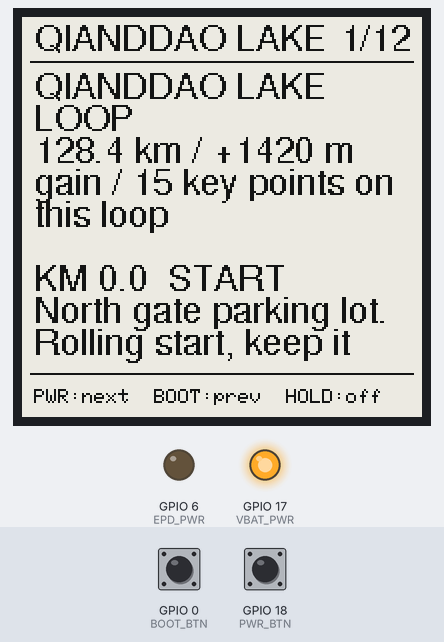
This sketch was run on a simulated ESP32-S3. Shown: 200×200 one-colour display, output pins drawn as LEDs (lit = HIGH). The test bench sets the inputs (shaded band); at power-on: GPIO 0 (BOOT_BTN) HIGH, GPIO 18 (PWR_BTN) HIGH. What the sketch prints to the serial monitor is not drawn.

Above: at 2.6 s.

The sketch:

01_Paging.ino
```cpp
/*
 * 第 1 步：长文本 -> 自动分页 -> 按键翻页
 *
 * 硬件：微雪 ESP32-S3-ePaper-1.54（V2 版，200x200）
 *   面板 GDEY0154D67 / 驱动 IC SSD1681 / GxEPD2 类 GxEPD2_154_GDEY0154D67
 *
 * ------------------------------------------------------------------
 * 这一步要验证什么（只验证这三件事，别的都不碰）
 *   1. 一段放不下的长文本，能不能自动切成多页
 *   2. 按 PWR 键能不能翻到下一页（考验墨水屏刷新）
 *   3. 翻到最后一页 / 第一页时边界对不对
 *
 * 故意不做的事：
 *   - 不显示中文（中文字库是独立的坑，等这一步通了再单独做）
 *   - 不用 SD 卡（文本先写死在固件里，少一个变量）
 *   - 不接 deep sleep（先证明"能翻"，再优化"省电"）
 * ------------------------------------------------------------------
 * 按键（全用板载按键，不用接线）：
 *   PWR 键  短按        -> 下一页
 *   PWR 键  按住 1.5 秒 -> 关机（显示 OFF -> GPIO17 拉低断电）
 *   BOOT 键 短按        -> 上一页
 *
 * 【电源铁律】这块板是固件自锁电源（不是 IP5306）：
 *   GPIO17 BAT_Control  高 = 维持电池供电，低 = 断电
 *   必须是 setup() 的第一件事，漏了就是"插 USB 正常、电池一松手就白屏"
 *
 * 【按键铁律】墨水屏全刷要 2 秒，这 2 秒里 loop() 是卡住的，轮询根本读不到按键。
 *   所以 PWR / BOOT 都挂了 GPIO 中断，按下和松开各记一个时间戳。
 *   刷新结束后 loop() 才去消费这些事件 —— 这 2 秒里按的键一个都不会丢。
 * ------------------------------------------------------------------
 * 上传前想看效果：在电脑上跑
 *     python tools/preview_paging.py
 *   会把每一页原样渲染成 PNG，不用烧录就能看排版。
 */

#include <GxEPD2_BW.h>
#include <Adafruit_GFX.h>
#include <Fonts/FreeSans9pt7b.h>
#include <Fonts/FreeMonoBold18pt7b.h>
#include <esp_system.h>   // esp_reset_reason()

// ---- 字体（想换字形/字号，只改下面这两行，别的地方都不用动）----
// 候选都在 Documents\Arduino\libraries\Adafruit_GFX_Library\Fonts\ 里：
//   FreeSans9pt7b / FreeSans12pt7b / FreeSansBold9pt7b / FreeSansBold12pt7b
//   FreeMono9pt7b / FreeMono12pt7b / FreeMonoBold9pt7b ...
// 换更大/更粗的字体后，记得跟着改下面的 LINE_H（行高）和 LINES_PER_PAGE（每页几行），
// 否则会行重叠或超出页脚。改完先跑预览器看，确认 over=0 再烧录。
// 电脑端预览器会读这两行，所以预览和屏幕永远一致。
#define BODY_FONT  FreeSans9pt7b        // 页眉 + 正文
#define BIG_FONT   FreeMonoBold18pt7b   // 关机时那个 OFF 大字

// ---- 屏幕引脚（官方 user_config.h 确认，别改）----
#define EPD_PWR   6
#define EPD_BUSY  8
#define EPD_RST   9
#define EPD_DC   10
#define EPD_CS   11
#define EPD_SCK  12
#define EPD_MOSI 13

// ---- 电源 / 按键 ----
#define VBAT_PWR 17   // BAT_Control：HIGH = 维持供电
#define PWR_BTN  18   // BAT_KEY：按下 = LOW
#define BOOT_BTN  0   // BOOT 键：按下 = LOW

#define EPD_W 200
#define EPD_H 200

// ---- 排版参数 ----
// 这份数值同时在电脑端预览器里被读取（tools/preview_paging.py），
// 改这里 = 预览和屏幕一起变，不会对不上。
#define RB_TITLE      "QIANDDAO LAKE"
#define RB_FOOTER     "PWR:next  BOOT:prev  HOLD:off"

#define MAX_LINES       220   // 最多存多少行
#define LINE_LEN         72   // 单行最多多少字符（含结尾 0）
#define BODY_X            6   // 正文左边距
#define BODY_MAX_W      188   // 正文可用宽度 = 200 - 6 - 6
#define BODY_TOP_Y       40   // 第一行基线
#define LINE_H           16   // 行高
#define LINES_PER_PAGE    9   // 每页几行

// ---- 按键时间 ----
#define SHORT_MIN_MS     60   // 短于这个算抖动，丢掉
#define LONG_MS        1500   // 按住这么久 = 关机
#define BOOT_GUARD_MS  3000   // 开机缓冲：这 3 秒内不响应按键

// ---- 翻页用不用局部刷新 ----
//   0 = 全刷，约 2.0 秒，画面干净，无残影（先用这个验证正确性）
//   1 = 局部刷，约 0.5 秒，快 4 倍，但会累积残影
// 改这一个数字只重新编译本文件，不会重编整个核心（前提：构建缓存还在）
#define FAST_PARTIAL     0

GxEPD2_BW<GxEPD2_154_GDEY0154D67, GxEPD2_154_GDEY0154D67::HEIGHT>
  display(GxEPD2_154_GDEY0154D67(EPD_CS, EPD_DC, EPD_RST, EPD_BUSY));

// ==================================================================
// 待分页的长文本。\n 分段，\n\n 空行会保留成空行。
// 现在是 ASCII 英文（先用现成字体跑通链路），
// 中文要等第 2 步上点阵中文字库。
// 注意：这里不要手动折行！一行写到底，交给下面的代码按屏幕宽度自动折，
//       手动折 + 自动折会折两次，冒出 "points" 这种孤字。
// ==================================================================
static const char *SAMPLE_TEXT =
"QIANDDAO LAKE LOOP\n"
"128.4 km / +1420 m gain / 15 key points on this loop\n"
"\n"
"KM 0.0  START\n"
"North gate parking lot. Rolling start, keep it easy for the first 10 km until the legs wake up.\n"
"\n"
"KM 8.6  FEED 1\n"
"Water and a banana. Refill both bottles here, the next shop is 30 km away. Toilet behind the shop.\n"
"\n"
"KM 17.2  CLIMB 1\n"
"4.1 km at 5.2 percent. Hold a steady tempo and watch for loose gravel on the inside of the corners.\n"
"\n"
"KM 24.0  SUMMIT 1\n"
"Good photo spot. Then a 6.3 km descent at minus 7.8 percent. Brake early, two corners are blind.\n"
"\n"
"KM 34.5  TURN\n"
"Sharp left immediately after the stone bridge. Easy to miss, look for the blue sign on the fence.\n"
"\n"
"KM 41.8  FEED 2\n"
"Noodles and a cola. Sit down for ten minutes before the next climb, this is the last real stop.\n"
"\n"
"KM 52.3  CLIMB 2\n"
"6.8 km at 4.6 percent. A long grind rather than a steep one, keep the cadence above 70 rpm.\n"
"\n"
"KM 63.1  SUMMIT 2\n"
"Highest point of the whole loop. Put the wind jacket on before you start descending, it is cold.\n"
"\n"
"KM 70.0  DESCENT\n"
"9.2 km at minus 6.5 percent on fresh tarmac. Good grip, but the surface changes at the bottom.\n"
"\n"
"KM 82.4  FEED 3\n"
"Water only, keep this stop short. The hard part of the day is still ahead of you.\n"
"\n"
"KM 95.6  CLIMB 3\n"
"3.2 km at 6.9 percent. This is the steep one. Drop into the smallest gear and spin it out.\n"
"\n"
"KM 101.0  SUMMIT 3\n"
"Last climb done. 27 km to go and it is mostly flat from here, so settle into a rhythm.\n"
"\n"
"KM 112.5  FLAT\n"
"Open headwind section along the water. Find a group and share the work, do not fight it alone.\n"
"\n"
"KM 122.0  FINAL TURN\n"
"Right turn into the lake road. Traffic here, stay in single file and keep your line.\n"
"\n"
"KM 128.4  FINISH\n"
"Back at the north gate. Loop closed. Good job, go eat something.\n"
"\n"
"--- END OF ROADBOOK ---\n";

// ==================================================================
static char lines[MAX_LINES][LINE_LEN];
static int  lineCount = 0;
static int  pageCount = 0;
static int  curPage   = 0;

// ------------------------------------------------------------------
// 【修 bug 2 的核心】用字体的真实 xAdvance 算宽度
//
// 之前用的是 display.getTextBounds()，但它量的是"当前字体"。
// buildLines() 跑在 setFont() 之前，所以量出来的是内置 5x7 字体的宽度
// （每个字符约 6px），而真正画出来的是 FreeSans9pt7b（小写字母约 10px）。
// 宽度被低估了近一半 -> 以为塞得下 -> 实际溢出 -> Adafruit_GFX 自动换行
// -> 换行后行距用的是字体的 yAdvance(22px) 而不是我们的 LINE_H(16px)
// -> 和下一行重叠。
//
// 现在直接读字体表里的 xAdvance，和屏幕上画出来的宽度完全一致，与当前字体无关。
// ------------------------------------------------------------------
static uint16_t textWidth(const char *s) {
  uint16_t w = 0;
  for (; *s; s++) {
    uint8_t c = (uint8_t)*s;
    if (c < BODY_FONT.first || c > BODY_FONT.last) continue;
    w += pgm_read_byte(&BODY_FONT.glyph[c - BODY_FONT.first].xAdvance);
  }
  return w;
}

// 一个词长到一行放不下时，最多能截几个字符（至少 1 个，避免死循环）
static int fitChars(const char *p, int len) {
  int k = 0;
  uint16_t w = 0;
  while (k < len) {
    uint8_t c = (uint8_t)p[k];
    uint16_t adv = 0;
    if (c >= BODY_FONT.first && c <= BODY_FONT.last)
      adv = pgm_read_byte(&BODY_FONT.glyph[c - BODY_FONT.first].xAdvance);
    if ((uint32_t)w + adv > BODY_MAX_W) break;
    w += adv;
    k++;
  }
  return k > 0 ? k : 1;
}

static void pushLine(const char *p, int len) {
  if (lineCount >= MAX_LINES) return;
  if (len < 0) len = 0;
  if (len > LINE_LEN - 1) len = LINE_LEN - 1;
  memcpy(lines[lineCount], p, len);
  lines[lineCount][len] = '\0';
  while (len > 0 && lines[lineCount][len - 1] == ' ') {   // 去掉行尾空格
    lines[lineCount][--len] = '\0';
  }
  lineCount++;
}

// 把一段文字按屏幕宽度折行，存进 lines[]
static void wrapParagraph(const char *p, int len) {
  if (len == 0) { pushLine("", 0); return; }   // 空行保留

  int i = 0;
  while (i < len) {
    while (i < len && p[i] == ' ') i++;
    if (i >= len) break;

    int start = i;
    int lastFit = -1;
    int j = i;

    while (j < len) {
      while (j < len && p[j] != ' ') j++;      // 走到词尾
      int n = j - start;
      if (n > LINE_LEN - 1) n = LINE_LEN - 1;
      char buf[LINE_LEN];
      memcpy(buf, p + start, n);
      buf[n] = '\0';

      if (textWidth(buf) <= BODY_MAX_W) lastFit = j;   // 这词塞得下
      else break;                                      // 塞不下，停

      j++;                                     // 跳过空格，看下一个词
    }

    if (lastFit < 0) lastFit = start + fitChars(p + start, len - start);

    pushLine(p + start, lastFit - start);
    i = lastFit;
  }
}

// 全部行的字符校验和，用来跟电脑端预览器对账
static uint16_t layoutChecksum() {
  uint16_t chk = 0;
  for (int i = 0; i < lineCount; i++) {
    for (const char *s = lines[i]; *s; s++)
      chk = (uint16_t)(chk * 31u + (uint8_t)*s);
    chk = (uint16_t)(chk * 31u + 0xFFu);        // 行分隔
  }
  return chk;
}

static void buildLines() {
  lineCount = 0;
  const char *p = SAMPLE_TEXT;
  while (*p) {
    const char *nl = strchr(p, '\n');
    int len = nl ? (int)(nl - p) : (int)strlen(p);
    wrapParagraph(p, len);
    if (!nl) break;
    p = nl + 1;
  }
  pageCount = (lineCount + LINES_PER_PAGE - 1) / LINES_PER_PAGE;
  if (pageCount < 1) pageCount = 1;

  // 自检：有没有还超宽的行（超了就会溢出/换行）
  uint16_t maxw = 0;
  int over = 0;
  for (int i = 0; i < lineCount; i++) {
    uint16_t w = textWidth(lines[i]);
    if (w > maxw) maxw = w;
    if (w > BODY_MAX_W) over++;
  }
  Serial.printf("layout: %d lines -> %d pages  maxw=%u/%d over=%d  chk=0x%04X\n",
                lineCount, pageCount, maxw, BODY_MAX_W, over, layoutChecksum());
}

// ------------------------------------------------------------------
// 画一页
// ------------------------------------------------------------------
static bool drawnOnce = false;

static void renderPage(int idx) {
  if (idx < 0) idx = 0;
  if (idx >= pageCount) idx = pageCount - 1;
  curPage = idx;

  char pbuf[16];
  snprintf(pbuf, sizeof(pbuf), "%d/%d", idx + 1, pageCount);

#if FAST_PARTIAL
  if (drawnOnce) display.setPartialWindow(0, 0, EPD_W, EPD_H);
  else           display.setFullWindow();
#else
  display.setFullWindow();
#endif

  display.firstPage();
  do {
    display.fillScreen(GxEPD_WHITE);
    display.setTextColor(GxEPD_BLACK);
    display.setFont(&BODY_FONT);

    // 页眉：左边标题，右边页码
    display.setCursor(BODY_X, 16);
    display.print(RB_TITLE);
    int16_t bx, by; uint16_t bw, bh;
    display.getTextBounds(pbuf, 0, 0, &bx, &by, &bw, &bh);
    display.setCursor(EPD_W - BODY_X - bw - bx, 16);
    display.print(pbuf);
    display.drawFastHLine(4, 22, EPD_W - 8, GxEPD_BLACK);

    // 正文
    int y = BODY_TOP_Y;
    for (int i = 0; i < LINES_PER_PAGE; i++) {
      int li = idx * LINES_PER_PAGE + i;
      if (li >= lineCount) break;
      display.setCursor(BODY_X, y);
      display.print(lines[li]);
      y += LINE_H;
    }

    // 页脚（用 5x7 内置字体，小一号才塞得下）
    display.drawFastHLine(4, 178, EPD_W - 8, GxEPD_BLACK);
    display.setFont();
    display.setTextColor(GxEPD_BLACK);
    display.setCursor(BODY_X, 186);
    display.print(RB_FOOTER);
    display.setFont(&BODY_FONT);
  } while (display.nextPage());

  drawnOnce = true;
  Serial.printf("page %d/%d%s\n", idx + 1, pageCount,
                FAST_PARTIAL ? " (partial)" : " (full)");
}

// 画一句大字（用于 OFF 提示）
static void renderBig(const char *msg) {
  display.setFullWindow();
  display.firstPage();
  do {
    display.fillScreen(GxEPD_WHITE);
    display.setTextColor(GxEPD_BLACK);
    display.setFont(&BIG_FONT);
    int16_t bx, by; uint16_t bw, bh;
    display.getTextBounds(msg, 0, 0, &bx, &by, &bw, &bh);
    display.setCursor((EPD_W - bw) / 2 - bx, (EPD_H - bh) / 2 - by);
    display.print(msg);
  } while (display.nextPage());
  drawnOnce = true;
}

static void powerOff() {
  Serial.println("power off");
  renderBig("OFF");
  delay(400);
  digitalWrite(VBAT_PWR, LOW);   // <- 电池模式下这里就断电了
}

static void nextPage() {
  if (curPage + 1 >= pageCount) { Serial.println("last page"); return; }
  renderPage(curPage + 1);
}

static void prevPage() {
  if (curPage == 0) { Serial.println("first page"); return; }
  renderPage(curPage - 1);
}

// ------------------------------------------------------------------
// 【修 bug 3 的核心】按键走中断，边沿永远不丢
//
// 全刷那 2 秒里 loop() 卡在 display.nextPage() 里，轮询看不到任何按键。
// 挂中断后，按下/松开各记一个时间戳，刷新一结束 loop() 立刻处理。
// ------------------------------------------------------------------
volatile uint8_t  pwrEvtDown = 0, pwrEvtUp = 0;
volatile uint32_t pwrDownMs  = 0, pwrUpMs  = 0;
volatile uint8_t  bootEvtDown = 0, bootEvtUp = 0;
volatile uint32_t bootDownMs  = 0, bootUpMs  = 0;
static volatile uint32_t lastPwrIsrMs = 0, lastBootIsrMs = 0;

void IRAM_ATTR pwrISR() {
  uint32_t now = millis();
  if (now - lastPwrIsrMs < 30) return;          // 去抖
  lastPwrIsrMs = now;
  if (digitalRead(PWR_BTN) == LOW) { pwrDownMs = now; pwrEvtDown = 1; }
  else                             { pwrUpMs   = now; pwrEvtUp   = 1; }
}

void IRAM_ATTR bootISR() {
  uint32_t now = millis();
  if (now - lastBootIsrMs < 30) return;
  lastBootIsrMs = now;
  if (digitalRead(BOOT_BTN) == LOW) { bootDownMs = now; bootEvtDown = 1; }
  else                              { bootUpMs   = now; bootEvtUp   = 1; }
}

// 把中断攒下的边沿取出来（取完即清）
static inline void takeEvents(bool &d, uint32_t &dms, bool &u, uint32_t &ums,
                              volatile uint8_t &fD, volatile uint32_t &tD,
                              volatile uint8_t &fU, volatile uint32_t &tU) {
  d = u = false; dms = ums = 0;
  noInterrupts();
  if (fD) { d = true; dms = tD; fD = 0; }
  if (fU) { u = true; ums = tU; fU = 0; }
  interrupts();
}

// ------------------------------------------------------------------
void setup() {
  // ===== 第 1 件事：锁住电池供电。不能挪到后面。 =====
  pinMode(VBAT_PWR, OUTPUT);
  digitalWrite(VBAT_PWR, HIGH);

  pinMode(PWR_BTN,  INPUT_PULLUP);
  pinMode(BOOT_BTN, INPUT_PULLUP);
  delay(30);

  attachInterrupt(digitalPinToInterrupt(PWR_BTN),  pwrISR,  CHANGE);
  attachInterrupt(digitalPinToInterrupt(BOOT_BTN), bootISR, CHANGE);

  Serial.begin(115200);
  delay(200);
  Serial.println();
  Serial.printf("boot - paging test (reset reason %d)\n", (int)esp_reset_reason());

  // 屏幕供电
  pinMode(EPD_PWR, OUTPUT);
  digitalWrite(EPD_PWR, LOW);
  delay(100);

  SPI.begin(EPD_SCK, -1, EPD_MOSI, -1);
  display.epd2.selectSPI(SPI, SPISettings(4000000, MSBFIRST, SPI_MODE0));
  display.init(115200);
  display.setRotation(0);
  display.setTextWrap(false);   // 保险：万一还有超宽行，宁可裁掉也不要折到下一行去

  display.setFont(&BODY_FONT);   // 量宽度前先定字体
  buildLines();                      // 折行 + 算页数
  renderPage(0);

  Serial.println("ready - PWR=next  BOOT=prev  hold PWR=off");
}

// ------------------------------------------------------------------
void loop() {
  static uint32_t tBoot = 0;
  static bool     guardDone = false;
  static bool     pwrHeld = false, pwrWasLong = false;
  static uint32_t pwrHeldT0 = 0;

  if (tBoot == 0) tBoot = millis();

  // 开机缓冲：这 3 秒里的按键事件全部丢掉
  //（用 PWR 开机时手还按着，松手那一下不能当成"短按翻页"）
  if (!guardDone) {
    if (millis() - tBoot < BOOT_GUARD_MS) { delay(5); return; }
    noInterrupts();
    pwrEvtDown = pwrEvtUp = bootEvtDown = bootEvtUp = 0;
    interrupts();
    guardDone = true;
  }

  // ---------- PWR 键 ----------
  bool d, u; uint32_t dms, ums;
  takeEvents(d, dms, u, ums, pwrEvtDown, pwrDownMs, pwrEvtUp, pwrUpMs);

  if (d) { pwrHeld = true; pwrWasLong = false; pwrHeldT0 = dms; }

  if (u && pwrHeld) {
    pwrHeld = false;
    uint32_t held = (ums >= pwrHeldT0) ? (ums - pwrHeldT0) : SHORT_MIN_MS;
    if (!pwrWasLong) {
      if (held >= LONG_MS) { powerOff(); delay(1500); return; }
      if (held >= SHORT_MIN_MS) nextPage();
    }
  }

  // 按着不放时轮询长按（空闲状态下才能走到这里）
  if (pwrHeld && !pwrWasLong && digitalRead(PWR_BTN) == LOW
      && millis() - pwrHeldT0 >= LONG_MS) {
    pwrWasLong = true;
    powerOff();
    pwrHeld = false;
    delay(1500);          // USB 供电时不会真断电，等它松手
    return;
  }
  if (pwrWasLong && digitalRead(PWR_BTN) == HIGH) { pwrWasLong = false; pwrHeld = false; }

  // ---------- BOOT 键 ----------
  takeEvents(d, dms, u, ums, bootEvtDown, bootDownMs, bootEvtUp, bootUpMs);
  if (u && (ums >= dms ? (ums - dms) : SHORT_MIN_MS) >= SHORT_MIN_MS
      && (ums >= dms ? (ums - dms) : SHORT_MIN_MS) < LONG_MS) {
    prevPage();
  }

  delay(10);
}
```
